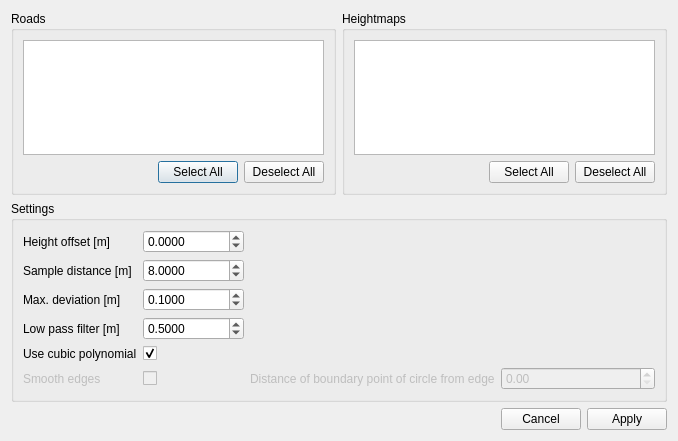
<?xml version="1.0" encoding="UTF-8"?>
<ui version="4.0">
 <class>ElevationWizard</class>
 <widget class="QDialog" name="ElevationWizard">
  <property name="geometry">
   <rect>
    <x>0</x>
    <y>0</y>
    <width>678</width>
    <height>441</height>
   </rect>
  </property>
  <property name="windowTitle">
   <string>Dialog</string>
  </property>
  <layout class="QVBoxLayout" name="verticalLayout_4">
   <item>
    <layout class="QHBoxLayout" name="horizontalLayout_3">
     <item>
      <widget class="QGroupBox" name="groupBox">
       <property name="title">
        <string>Roads</string>
       </property>
       <layout class="QVBoxLayout" name="verticalLayout">
        <item>
         <widget class="QListWidget" name="roadsList"/>
        </item>
        <item>
         <layout class="QHBoxLayout" name="horizontalLayout">
          <item>
           <spacer name="horizontalSpacer">
            <property name="orientation">
             <enum>Qt::Horizontal</enum>
            </property>
            <property name="sizeHint" stdset="0">
             <size>
              <width>40</width>
              <height>20</height>
             </size>
            </property>
           </spacer>
          </item>
          <item>
           <widget class="QPushButton" name="selectAllRoads">
            <property name="text">
             <string>Select All</string>
            </property>
           </widget>
          </item>
          <item>
           <widget class="QPushButton" name="deselectAllRoads">
            <property name="text">
             <string>Deselect All</string>
            </property>
           </widget>
          </item>
         </layout>
        </item>
       </layout>
      </widget>
     </item>
     <item>
      <widget class="QGroupBox" name="groupBox_2">
       <property name="title">
        <string>Heightmaps</string>
       </property>
       <layout class="QVBoxLayout" name="verticalLayout_3">
        <item>
         <layout class="QVBoxLayout" name="verticalLayout_2">
          <item>
           <widget class="QListWidget" name="heightmapsList"/>
          </item>
          <item>
           <layout class="QHBoxLayout" name="horizontalLayout_2">
            <item>
             <spacer name="horizontalSpacer_2">
              <property name="orientation">
               <enum>Qt::Horizontal</enum>
              </property>
              <property name="sizeHint" stdset="0">
               <size>
                <width>40</width>
                <height>20</height>
               </size>
              </property>
             </spacer>
            </item>
            <item>
             <widget class="QPushButton" name="selectAllMaps">
              <property name="text">
               <string>Select All</string>
              </property>
             </widget>
            </item>
            <item>
             <widget class="QPushButton" name="deselectAllMaps">
              <property name="text">
               <string>Deselect All</string>
              </property>
             </widget>
            </item>
           </layout>
          </item>
         </layout>
        </item>
       </layout>
      </widget>
     </item>
    </layout>
   </item>
   <item>
    <widget class="QGroupBox" name="groupBox_3">
     <property name="title">
      <string>Settings</string>
     </property>
     <layout class="QGridLayout" name="gridLayout">
      <item row="5" column="0">
       <widget class="QLabel" name="filterLabel">
        <property name="text">
         <string>Low pass filter [m]</string>
        </property>
       </widget>
      </item>
      <item row="5" column="1">
       <widget class="QDoubleSpinBox" name="filterBox">
        <property name="decimals">
         <number>4</number>
        </property>
        <property name="minimum">
         <double>0.000000000000000</double>
        </property>
        <property name="maximum">
         <double>1.000000000000000</double>
        </property>
        <property name="singleStep">
         <double>0.0100000000000000</double>
        </property>
        <property name="value">
         <double>0.500000000000000</double>
        </property>
       </widget>
      </item>
      <item row="3" column="1">
       <widget class="QDoubleSpinBox" name="deviationBox">
        <property name="decimals">
         <number>4</number>
        </property>
        <property name="minimum">
         <double>-9999999.000000000000000</double>
        </property>
        <property name="maximum">
         <double>9999999.000000000000000</double>
        </property>
        <property name="singleStep">
         <double>0.0100000000000000</double>
        </property>
        <property name="value">
         <double>0.100000000000000</double>
        </property>
       </widget>
      </item>
      <item row="3" column="0">
       <widget class="QLabel" name="deviationLabel">
        <property name="text">
         <string>Max. deviation [m]</string>
        </property>
       </widget>
      </item>
      <item row="2" column="0">
       <widget class="QLabel" name="sampleLabel">
        <property name="text">
         <string>Sample distance [m]</string>
        </property>
       </widget>
      </item>
      <item row="2" column="1">
       <widget class="QDoubleSpinBox" name="sampleBox">
        <property name="decimals">
         <number>4</number>
        </property>
        <property name="minimum">
         <double>-9999999.000000000000000</double>
        </property>
        <property name="maximum">
         <double>9999999.000000000000000</double>
        </property>
        <property name="singleStep">
         <double>1.000000000000000</double>
        </property>
        <property name="value">
         <double>8.000000000000000</double>
        </property>
       </widget>
      </item>
      <item row="6" column="0">
       <widget class="QLabel" name="useCubicLabel">
        <property name="text">
         <string>Use cubic polynomial</string>
        </property>
       </widget>
      </item>
      <item row="0" column="1">
       <widget class="QDoubleSpinBox" name="heightBox">
        <property name="decimals">
         <number>4</number>
        </property>
        <property name="minimum">
         <double>-9999999.000000000000000</double>
        </property>
        <property name="maximum">
         <double>9999999.000000000000000</double>
        </property>
        <property name="singleStep">
         <double>0.010000000000000</double>
        </property>
       </widget>
      </item>
      <item row="0" column="0">
       <widget class="QLabel" name="heightLabel">
        <property name="text">
         <string>Height offset [m]</string>
        </property>
       </widget>
      </item>
      <item row="0" column="4">
       <spacer name="horizontalSpacer_3">
        <property name="orientation">
         <enum>Qt::Horizontal</enum>
        </property>
        <property name="sizeHint" stdset="0">
         <size>
          <width>40</width>
          <height>20</height>
         </size>
        </property>
       </spacer>
      </item>
      <item row="6" column="1">
       <widget class="QCheckBox" name="useCubicBox">
        <property name="text">
         <string/>
        </property>
        <property name="checked">
         <bool>true</bool>
        </property>
       </widget>
      </item>
      <item row="7" column="1">
       <widget class="QCheckBox" name="smoothEdges">
        <property name="enabled">
         <bool>false</bool>
        </property>
        <property name="text">
         <string/>
        </property>
        <property name="tristate">
         <bool>false</bool>
        </property>
       </widget>
      </item>
      <item row="7" column="0">
       <widget class="QLabel" name="smoothEdgesLabel">
        <property name="enabled">
         <bool>false</bool>
        </property>
        <property name="text">
         <string>Smooth edges</string>
        </property>
       </widget>
      </item>
      <item row="7" column="4">
       <widget class="QDoubleSpinBox" name="radius">
        <property name="enabled">
         <bool>false</bool>
        </property>
       </widget>
      </item>
      <item row="7" column="2">
       <widget class="QLabel" name="radiusLabel">
        <property name="enabled">
         <bool>false</bool>
        </property>
        <property name="text">
         <string>Distance of boundary point of circle from edge</string>
        </property>
       </widget>
      </item>
     </layout>
    </widget>
   </item>
   <item>
    <widget class="QDialogButtonBox" name="buttonBox">
     <property name="orientation">
      <enum>Qt::Horizontal</enum>
     </property>
     <property name="standardButtons">
      <set>QDialogButtonBox::Apply|QDialogButtonBox::Cancel</set>
     </property>
    </widget>
   </item>
  </layout>
 </widget>
 <tabstops>
  <tabstop>selectAllRoads</tabstop>
  <tabstop>deselectAllRoads</tabstop>
  <tabstop>selectAllMaps</tabstop>
  <tabstop>deselectAllMaps</tabstop>
  <tabstop>buttonBox</tabstop>
  <tabstop>roadsList</tabstop>
  <tabstop>heightmapsList</tabstop>
 </tabstops>
 <resources/>
 <connections>
  <connection>
   <sender>buttonBox</sender>
   <signal>accepted()</signal>
   <receiver>ElevationWizard</receiver>
   <slot>accept()</slot>
   <hints>
    <hint type="sourcelabel">
     <x>248</x>
     <y>254</y>
    </hint>
    <hint type="destinationlabel">
     <x>157</x>
     <y>274</y>
    </hint>
   </hints>
  </connection>
  <connection>
   <sender>buttonBox</sender>
   <signal>rejected()</signal>
   <receiver>ElevationWizard</receiver>
   <slot>reject()</slot>
   <hints>
    <hint type="sourcelabel">
     <x>316</x>
     <y>260</y>
    </hint>
    <hint type="destinationlabel">
     <x>286</x>
     <y>274</y>
    </hint>
   </hints>
  </connection>
 </connections>
</ui>
